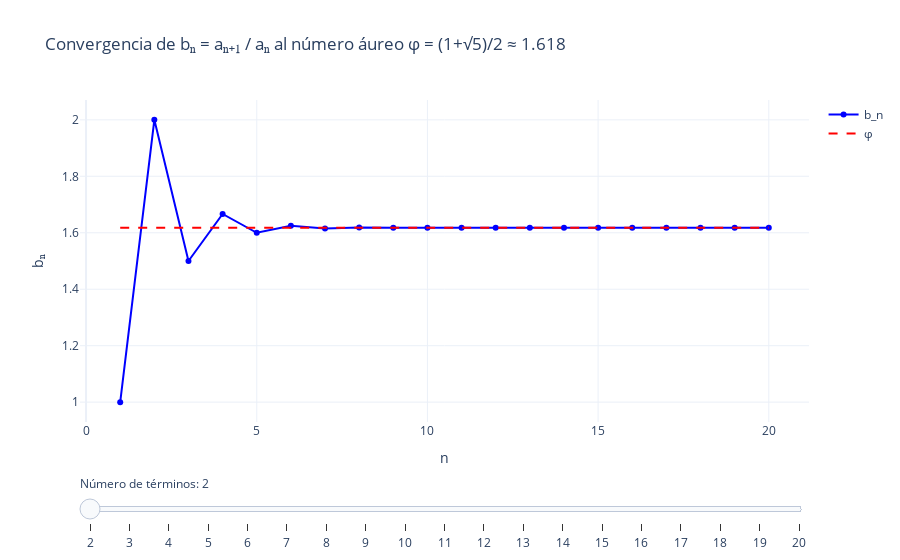

The notebook cell saved with this chart:
### Markdown cell above
#### numero aureo

### Code cell
import numpy as np
import plotly.graph_objects as go
from fractions import Fraction

# Función Fibonacci
def fibonacci(n):
    a = [1, 1]
    for i in range(2, n):
        a.append(a[i-1] + a[i-2])
    return np.array(a)

# Número máximo de términos
N_max = 20
a_full = fibonacci(N_max+1)
phi = (1 + np.sqrt(5)) / 2
n_vals_total = np.arange(1, N_max+1)

# Crear figura
fig = go.Figure()

# Inicialmente mostrar todos los términos
b_vals_frac_init = [Fraction(a_full[i+1], a_full[i]) for i in range(N_max)]
b_vals_float_init = [float(f) for f in b_vals_frac_init]
b_labels_init = [f"{f.numerator}/{f.denominator} ≈ {float(f):.4f}" for f in b_vals_frac_init]

fig.add_trace(go.Scatter(
    x=n_vals_total,
    y=b_vals_float_init,
    mode='lines+markers',
    name='b_n',
    text=b_labels_init,
    hovertemplate="n=%{x}<br>b_n=%{text}<extra></extra>",
    line=dict(color='blue')
))

# Línea del número áureo
fig.add_trace(go.Scatter(
    x=n_vals_total,
    y=[phi]*N_max,
    mode='lines',
    name='φ',
    line=dict(color='red', dash='dash')
))

# Crear pasos para el slider
steps = []
for N in range(2, N_max+1):
    b_frac = [Fraction(a_full[i+1], a_full[i]) for i in range(N)]
    b_float = [float(f) for f in b_frac]
    b_labels = [f"{f.numerator}/{f.denominator} ≈ {float(f):.4f}" for f in b_frac]
    
    step = dict(
        method='update',
        args=[{
            'x': [n_vals_total[:N], n_vals_total[:N]],
            'y': [b_float, [phi]*N]
        },
        {
            'trace': [0, 1],
            'text': [b_labels, None]
        }],
        label=str(N)
    )
    steps.append(step)

# Agregar slider
sliders = [dict(
    active=N_max-1,
    currentvalue={"prefix":"Número de términos: "},
    pad={"t":50},
    steps=steps
)]

fig.update_layout(
    autosize=True,
    width=None,
    height=None,
    sliders=sliders,
    title="Convergencia de bₙ = aₙ₊₁ / aₙ al número áureo φ = (1+√5)/2 ≈ 1.618",
    xaxis_title='n',
    yaxis_title='bₙ ',
    template='plotly_white'
)
fig.write_html(r"_build/html/7numeroaureo.html",
               include_plotlyjs='cdn',
               full_html=False)

fig.show()

### Figure 1 — Plotly figure (JSON) as saved in the notebook; plotly's stock layout.template omitted (floating-point values rounded to 4 significant figures)
{"data": [{"hovertemplate": "n=%{x}<br>b_n=%{text}<extra></extra>", "line": {"color": "blue"}, "mode": "lines+markers", "name": "b_n", "text": ["1/1 ≈ 1.0000", "2/1 ≈ 2.0000", "3/2 ≈ 1.5000", "5/3 ≈ 1.6667", "8/5 ≈ 1.6000", "13/8 ≈ 1.6250", "21/13 ≈ 1.6154", "34/21 ≈ 1.6190", "55/34 ≈ 1.6176", "89/55 ≈ 1.6182", "144/89 ≈ 1.6180", "233/144 ≈ 1.6181", "377/233 ≈ 1.6180", "610/377 ≈ 1.6180", "987/610 ≈ 1.6180", "1597/987 ≈ 1.6180", "2584/1597 ≈ 1.6180", "4181/2584 ≈ 1.6180", "6765/4181 ≈ 1.6180", "10946/6765 ≈ 1.6180"], "type": "scatter", "x": [1, 2, 3, 4, 5, 6, 7, 8, 9, 10, 11, 12, 13, 14, 15, 16, 17, 18, 19, 20], "y": [1, 2, 1.5, 1.667, 1.6, 1.625, 1.615, 1.619, 1.618, 1.618, 1.618, 1.618, 1.618, 1.618, 1.618, 1.618, 1.618, 1.618, 1.618, 1.618]}, {"line": {"color": "red", "dash": "dash"}, "mode": "lines", "name": "φ", "type": "scatter", "x": [1, 2, 3, 4, 5, 6, 7, 8, 9, 10, 11, 12, 13, 14, 15, 16, 17, 18, 19, 20], "y": [1.618, 1.618, 1.618, 1.618, 1.618, 1.618, 1.618, 1.618, 1.618, 1.618, 1.618, 1.618, 1.618, 1.618, 1.618, 1.618, 1.618, 1.618, 1.618, 1.618]}], "layout": {"autosize": true, "sliders": [{"active": 19, "currentvalue": {"prefix": "Número de términos: "}, "pad": {"t": 50}, "steps": [{"args": [{"x": [[1, 2], [1, 2]], "y": [[1, 2], [1.618, 1.618]]}, {"text": [["1/1 ≈ 1.0000", "2/1 ≈ 2.0000"], null], "trace": [0, 1]}], "label": "2", "method": "update"}, {"args": [{"x": [[1, 2, 3], [1, 2, 3]], "y": [[1, 2, 1.5], [1.618, 1.618, 1.618]]}, {"text": [["1/1 ≈ 1.0000", "2/1 ≈ 2.0000", "3/2 ≈ 1.5000"], null], "trace": [0, 1]}], "label": "3", "method": "update"}, {"args": [{"x": [[1, 2, 3, 4], [1, 2, 3, 4]], "y": [[1, 2, 1.5, 1.667], [1.618, 1.618, 1.618, 1.618]]}, {"text": [["1/1 ≈ 1.0000", "2/1 ≈ 2.0000", "3/2 ≈ 1.5000", "5/3 ≈ 1.6667"], null], "trace": [0, 1]}], "label": "4", "method": "update"}, {"args": [{"x": [[1, 2, 3, 4, 5], [1, 2, 3, 4, 5]], "y": [[1, 2, 1.5, 1.667, 1.6], [1.618, 1.618, 1.618, 1.618, 1.618]]}, {"text": [["1/1 ≈ 1.0000", "2/1 ≈ 2.0000", "3/2 ≈ 1.5000", "5/3 ≈ 1.6667", "8/5 ≈ 1.6000"], null], "trace": [0, 1]}], "label": "5", "method": "update"}, {"args": [{"x": [[1, 2, 3, 4, 5, 6], [1, 2, 3, 4, 5, 6]], "y": [[1, 2, 1.5, 1.667, 1.6, 1.625], [1.618, 1.618, 1.618, 1.618, 1.618, 1.618]]}, {"text": [["1/1 ≈ 1.0000", "2/1 ≈ 2.0000", "3/2 ≈ 1.5000", "5/3 ≈ 1.6667", "8/5 ≈ 1.6000", "13/8 ≈ 1.6250"], null], "trace": [0, 1]}], "label": "6", "method": "update"}, {"args": [{"x": [[1, 2, 3, 4, 5, 6, 7], [1, 2, 3, 4, 5, 6, 7]], "y": [[1, 2, 1.5, 1.667, 1.6, 1.625, 1.615], [1.618, 1.618, 1.618, 1.618, 1.618, 1.618, 1.618]]}, {"text": [["1/1 ≈ 1.0000", "2/1 ≈ 2.0000", "3/2 ≈ 1.5000", "5/3 ≈ 1.6667", "8/5 ≈ 1.6000", "13/8 ≈ 1.6250", "21/13 ≈ 1.6154"], null], "trace": [0, 1]}], "label": "7", "method": "update"}, {"args": [{"x": [[1, 2, 3, 4, 5, 6, 7, 8], [1, 2, 3, 4, 5, 6, 7, 8]], "y": [[1, 2, 1.5, 1.667, 1.6, 1.625, 1.615, 1.619], [1.618, 1.618, 1.618, 1.618, 1.618, 1.618, 1.618, 1.618]]}, {"text": [["1/1 ≈ 1.0000", "2/1 ≈ 2.0000", "3/2 ≈ 1.5000", "5/3 ≈ 1.6667", "8/5 ≈ 1.6000", "13/8 ≈ 1.6250", "21/13 ≈ 1.6154", "34/21 ≈ 1.6190"], null], "trace": [0, 1]}], "label": "8", "method": "update"}, {"args": [{"x": [[1, 2, 3, 4, 5, 6, 7, 8, 9], [1, 2, 3, 4, 5, 6, 7, 8, 9]], "y": [[1, 2, 1.5, 1.667, 1.6, 1.625, 1.615, 1.619, 1.618], [1.618, 1.618, 1.618, 1.618, 1.618, 1.618, 1.618, 1.618, 1.618]]}, {"text": [["1/1 ≈ 1.0000", "2/1 ≈ 2.0000", "3/2 ≈ 1.5000", "5/3 ≈ 1.6667", "8/5 ≈ 1.6000", "13/8 ≈ 1.6250", "21/13 ≈ 1.6154", "34/21 ≈ 1.6190", "55/34 ≈ 1.6176"], null], "trace": [0, 1]}], "label": "9", "method": "update"}, {"args": [{"x": [[1, 2, 3, 4, 5, 6, 7, 8, 9, 10], [1, 2, 3, 4, 5, 6, 7, 8, 9, 10]], "y": [[1, 2, 1.5, 1.667, 1.6, 1.625, 1.615, 1.619, 1.618, 1.618], [1.618, 1.618, 1.618, 1.618, 1.618, 1.618, 1.618, 1.618, 1.618, 1.618]]}, {"text": [["1/1 ≈ 1.0000", "2/1 ≈ 2.0000", "3/2 ≈ 1.5000", "5/3 ≈ 1.6667", "8/5 ≈ 1.6000", "13/8 ≈ 1.6250", "21/13 ≈ 1.6154", "34/21 ≈ 1.6190", "55/34 ≈ 1.6176", "89/55 ≈ 1.6182"], null], "trace": [0, 1]}], "label": "10", "method": "update"}, {"args": [{"x": [[1, 2, 3, 4, 5, 6, 7, 8, 9, 10, 11], [1, 2, 3, 4, 5, 6, 7, 8, 9, 10, 11]], "y": [[1, 2, 1.5, 1.667, 1.6, 1.625, 1.615, 1.619, 1.618, 1.618, 1.618], [1.618, 1.618, 1.618, 1.618, 1.618, 1.618, 1.618, 1.618, 1.618, 1.618, 1.618]]}, {"text": [["1/1 ≈ 1.0000", "2/1 ≈ 2.0000", "3/2 ≈ 1.5000", "5/3 ≈ 1.6667", "8/5 ≈ 1.6000", "13/8 ≈ 1.6250", "21/13 ≈ 1.6154", "34/21 ≈ 1.6190", "55/34 ≈ 1.6176", "89/55 ≈ 1.6182", "144/89 ≈ 1.6180"], null], "trace": [0, 1]}], "label": "11", "method": "update"}, {"args": [{"x": [[1, 2, 3, 4, 5, 6, 7, 8, 9, 10, 11, 12], [1, 2, 3, 4, 5, 6, 7, 8, 9, 10, 11, 12]], "y": [[1, 2, 1.5, 1.667, 1.6, 1.625, 1.615, 1.619, 1.618, 1.618, 1.618, 1.618], [1.618, 1.618, 1.618, 1.618, 1.618, 1.618, 1.618, 1.618, 1.618, 1.618, 1.618, 1.618]]}, {"text": [["1/1 ≈ 1.0000", "2/1 ≈ 2.0000", "3/2 ≈ 1.5000", "5/3 ≈ 1.6667", "8/5 ≈ 1.6000", "13/8 ≈ 1.6250", "21/13 ≈ 1.6154", "34/21 ≈ 1.6190", "55/34 ≈ 1.6176", "89/55 ≈ 1.6182", "144/89 ≈ 1.6180", "233/144 ≈ 1.6181"], null], "trace": [0, 1]}], "label": "12", "method": "update"}, {"args": [{"x": [[1, 2, 3, 4, 5, 6, 7, 8, 9, 10, 11, 12, 13], [1, 2, 3, 4, 5, 6, 7, 8, 9, 10, 11, 12, 13]], "y": [[1, 2, 1.5, 1.667, 1.6, 1.625, 1.615, 1.619, 1.618, 1.618, 1.618, 1.618, 1.618], [1.618, 1.618, 1.618, 1.618, 1.618, 1.618, 1.618, 1.618, 1.618, 1.618, 1.618, 1.618, 1.618]]}, {"text": [["1/1 ≈ 1.0000", "2/1 ≈ 2.0000", "3/2 ≈ 1.5000", "5/3 ≈ 1.6667", "8/5 ≈ 1.6000", "13/8 ≈ 1.6250", "21/13 ≈ 1.6154", "34/21 ≈ 1.6190", "55/34 ≈ 1.6176", "89/55 ≈ 1.6182", "144/89 ≈ 1.6180", "233/144 ≈ 1.6181", "377/233 ≈ 1.6180"], null], "trace": [0, 1]}], "label": "13", "method": "update"}, {"args": [{"x": [[1, 2, 3, 4, 5, 6, 7, 8, 9, 10, 11, 12, 13, 14], [1, 2, 3, 4, 5, 6, 7, 8, 9, 10, 11, 12, 13, 14]], "y": [[1, 2, 1.5, 1.667, 1.6, 1.625, 1.615, 1.619, 1.618, 1.618, 1.618, 1.618, 1.618, 1.618], [1.618, 1.618, 1.618, 1.618, 1.618, 1.618, 1.618, 1.618, 1.618, 1.618, 1.618, 1.618, 1.618, 1.618]]}, {"text": [["1/1 ≈ 1.0000", "2/1 ≈ 2.0000", "3/2 ≈ 1.5000", "5/3 ≈ 1.6667", "8/5 ≈ 1.6000", "13/8 ≈ 1.6250", "21/13 ≈ 1.6154", "34/21 ≈ 1.6190", "55/34 ≈ 1.6176", "89/55 ≈ 1.6182", "144/89 ≈ 1.6180", "233/144 ≈ 1.6181", "377/233 ≈ 1.6180", "610/377 ≈ 1.6180"], null], "trace": [0, 1]}], "label": "14", "method": "update"}, {"args": [{"x": [[1, 2, 3, 4, 5, 6, 7, 8, 9, 10, 11, 12, 13, 14, 15], [1, 2, 3, 4, 5, 6, 7, 8, 9, 10, 11, 12, 13, 14, 15]], "y": [[1, 2, 1.5, 1.667, 1.6, 1.625, 1.615, 1.619, 1.618, 1.618, 1.618, 1.618, 1.618, 1.618, 1.618], [1.618, 1.618, 1.618, 1.618, 1.618, 1.618, 1.618, 1.618, 1.618, 1.618, 1.618, 1.618, 1.618, 1.618, 1.618]]}, {"text": [["1/1 ≈ 1.0000", "2/1 ≈ 2.0000", "3/2 ≈ 1.5000", "5/3 ≈ 1.6667", "8/5 ≈ 1.6000", "13/8 ≈ 1.6250", "21/13 ≈ 1.6154", "34/21 ≈ 1.6190", "55/34 ≈ 1.6176", "89/55 ≈ 1.6182", "144/89 ≈ 1.6180", "233/144 ≈ 1.6181", "377/233 ≈ 1.6180", "610/377 ≈ 1.6180", "987/610 ≈ 1.6180"], null], "trace": [0, 1]}], "label": "15", "method": "update"}, {"args": [{"x": [[1, 2, 3, 4, 5, 6, 7, 8, 9, 10, 11, 12, 13, 14, 15, 16], [1, 2, 3, 4, 5, 6, 7, 8, 9, 10, 11, 12, 13, 14, 15, 16]], "y": [[1, 2, 1.5, 1.667, 1.6, 1.625, 1.615, 1.619, 1.618, 1.618, 1.618, 1.618, 1.618, 1.618, 1.618, 1.618], [1.618, 1.618, 1.618, 1.618, 1.618, 1.618, 1.618, 1.618, 1.618, 1.618, 1.618, 1.618, 1.618, 1.618, 1.618, 1.618]]}, {"text": [["1/1 ≈ 1.0000", "2/1 ≈ 2.0000", "3/2 ≈ 1.5000", "5/3 ≈ 1.6667", "8/5 ≈ 1.6000", "13/8 ≈ 1.6250", "21/13 ≈ 1.6154", "34/21 ≈ 1.6190", "55/34 ≈ 1.6176", "89/55 ≈ 1.6182", "144/89 ≈ 1.6180", "233/144 ≈ 1.6181", "377/233 ≈ 1.6180", "610/377 ≈ 1.6180", "987/610 ≈ 1.6180", "1597/987 ≈ 1.6180"], null], "trace": [0, 1]}], "label": "16", "method": "update"}, {"args": [{"x": [[1, 2, 3, 4, 5, 6, 7, 8, 9, 10, 11, 12, 13, 14, 15, 16, 17], [1, 2, 3, 4, 5, 6, 7, 8, 9, 10, 11, 12, 13, 14, 15, 16, 17]], "y": [[1, 2, 1.5, 1.667, 1.6, 1.625, 1.615, 1.619, 1.618, 1.618, 1.618, 1.618, 1.618, 1.618, 1.618, 1.618, 1.618], [1.618, 1.618, 1.618, 1.618, 1.618, 1.618, 1.618, 1.618, 1.618, 1.618, 1.618, 1.618, 1.618, 1.618, 1.618, 1.618, 1.618]]}, {"text": [["1/1 ≈ 1.0000", "2/1 ≈ 2.0000", "3/2 ≈ 1.5000", "5/3 ≈ 1.6667", "8/5 ≈ 1.6000", "13/8 ≈ 1.6250", "21/13 ≈ 1.6154", "34/21 ≈ 1.6190", "55/34 ≈ 1.6176", "89/55 ≈ 1.6182", "144/89 ≈ 1.6180", "233/144 ≈ 1.6181", "377/233 ≈ 1.6180", "610/377 ≈ 1.6180", "987/610 ≈ 1.6180", "1597/987 ≈ 1.6180", "2584/1597 ≈ 1.6180"], null], "trace": [0, 1]}], "label": "17", "method": "update"}, {"args": [{"x": [[1, 2, 3, 4, 5, 6, 7, 8, 9, 10, 11, 12, 13, 14, 15, 16, 17, 18], [1, 2, 3, 4, 5, 6, 7, 8, 9, 10, 11, 12, 13, 14, 15, 16, 17, 18]], "y": [[1, 2, 1.5, 1.667, 1.6, 1.625, 1.615, 1.619, 1.618, 1.618, 1.618, 1.618, 1.618, 1.618, 1.618, 1.618, 1.618, 1.618], [1.618, 1.618, 1.618, 1.618, 1.618, 1.618, 1.618, 1.618, 1.618, 1.618, 1.618, 1.618, 1.618, 1.618, 1.618, 1.618, 1.618, 1.618]]}, {"text": [["1/1 ≈ 1.0000", "2/1 ≈ 2.0000", "3/2 ≈ 1.5000", "5/3 ≈ 1.6667", "8/5 ≈ 1.6000", "13/8 ≈ 1.6250", "21/13 ≈ 1.6154", "34/21 ≈ 1.6190", "55/34 ≈ 1.6176", "89/55 ≈ 1.6182", "144/89 ≈ 1.6180", "233/144 ≈ 1.6181", "377/233 ≈ 1.6180", "610/377 ≈ 1.6180", "987/610 ≈ 1.6180", "1597/987 ≈ 1.6180", "2584/1597 ≈ 1.6180", "4181/2584 ≈ 1.6180"], null], "trace": [0, 1]}], "label": "18", "method": "update"}, {"args": [{"x": [[1, 2, 3, 4, 5, 6, 7, 8, 9, 10, 11, 12, 13, 14, 15, 16, 17, 18, 19], [1, 2, 3, 4, 5, 6, 7, 8, 9, 10, 11, 12, 13, 14, 15, 16, 17, 18, 19]], "y": [[1, 2, 1.5, 1.667, 1.6, 1.625, 1.615, 1.619, 1.618, 1.618, 1.618, 1.618, 1.618, 1.618, 1.618, 1.618, 1.618, 1.618, 1.618], [1.618, 1.618, 1.618, 1.618, 1.618, 1.618, 1.618, 1.618, 1.618, 1.618, 1.618, 1.618, 1.618, 1.618, 1.618, 1.618, 1.618, 1.618, 1.618]]}, {"text": [["1/1 ≈ 1.0000", "2/1 ≈ 2.0000", "3/2 ≈ 1.5000", "5/3 ≈ 1.6667", "8/5 ≈ 1.6000", "13/8 ≈ 1.6250", "21/13 ≈ 1.6154", "34/21 ≈ 1.6190", "55/34 ≈ 1.6176", "89/55 ≈ 1.6182", "144/89 ≈ 1.6180", "233/144 ≈ 1.6181", "377/233 ≈ 1.6180", "610/377 ≈ 1.6180", "987/610 ≈ 1.6180", "1597/987 ≈ 1.6180", "2584/1597 ≈ 1.6180", "4181/2584 ≈ 1.6180", "6765/4181 ≈ 1.6180"], null], "trace": [0, 1]}], "label": "19", "method": "update"}, {"args": [{"x": [[1, 2, 3, 4, 5, 6, 7, 8, 9, 10, 11, 12, 13, 14, 15, 16, 17, 18, 19, 20], [1, 2, 3, 4, 5, 6, 7, 8, 9, 10, 11, 12, 13, 14, 15, 16, 17, 18, 19, 20]], "y": [[1, 2, 1.5, 1.667, 1.6, 1.625, 1.615, 1.619, 1.618, 1.618, 1.618, 1.618, 1.618, 1.618, 1.618, 1.618, 1.618, 1.618, 1.618, 1.618], [1.618, 1.618, 1.618, 1.618, 1.618, 1.618, 1.618, 1.618, 1.618, 1.618, 1.618, 1.618, 1.618, 1.618, 1.618, 1.618, 1.618, 1.618, 1.618, 1.618]]}, {"text": [["1/1 ≈ 1.0000", "2/1 ≈ 2.0000", "3/2 ≈ 1.5000", "5/3 ≈ 1.6667", "8/5 ≈ 1.6000", "13/8 ≈ 1.6250", "21/13 ≈ 1.6154", "34/21 ≈ 1.6190", "55/34 ≈ 1.6176", "89/55 ≈ 1.6182", "144/89 ≈ 1.6180", "233/144 ≈ 1.6181", "377/233 ≈ 1.6180", "610/377 ≈ 1.6180", "987/610 ≈ 1.6180", "1597/987 ≈ 1.6180", "2584/1597 ≈ 1.6180", "4181/2584 ≈ 1.6180", "6765/4181 ≈ 1.6180", "10946/6765 ≈ 1.6180"], null], "trace": [0, 1]}], "label": "20", "method": "update"}]}], "title": {"text": "Convergencia de bₙ = aₙ₊₁ / aₙ al número áureo φ = (1+√5)/2 ≈ 1.618"}, "xaxis": {"title": {"text": "n"}}, "yaxis": {"title": {"text": "bₙ "}}}}
